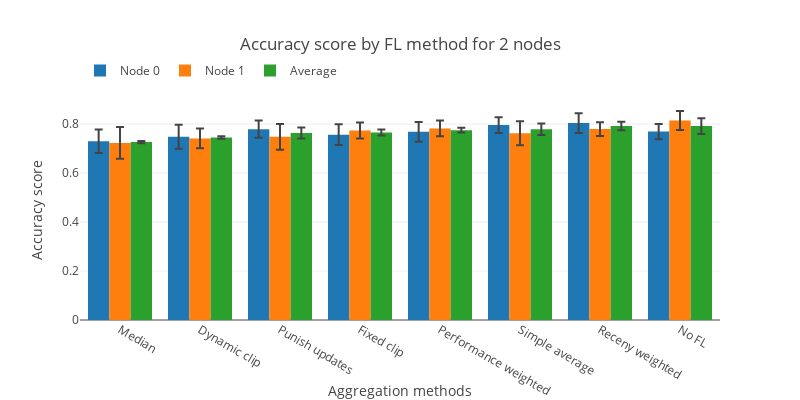

This figure's notebook cell:
### Code cell
fig=go.Figure()
for node in range(n_nodes):
    fig.add_trace(go.Bar(x=processed_aggregation_names, y=[val[node] for val in by_node_averages],error_y=dict(type="data",array=[val[node] for val in by_node_stds]),name=f"Node {node}"))
fig.add_trace(go.Bar(x=processed_aggregation_names, y=aggregation_averages,error_y=dict(type="data",array=aggregation_stds),name="Average"))
fig.update_layout(template="none", title=f"Accuracy score by {' '.join(plot_file_term.split('_'))} for {NODE_COUNT} nodes",
                  width=800,height=400,legend=dict( orientation="h",y=1.2))
fig.update_xaxes(title="Aggregation methods")
fig.update_yaxes(title="Accuracy score")
fig.write_image(f"./../figs/Average_score_by_{plot_file_term}_{NODE_COUNT}_nodes.svg")
fig.show()

### Figure 1 — Plotly figure (JSON) as saved in the notebook; plotly's stock layout.template omitted (floating-point values rounded to 4 significant figures)
{"data": [{"error_y": {"array": [0.04759, 0.0493, 0.03518, 0.04229, 0.03987, 0.03239, 0.04067, 0.03151], "type": "data"}, "name": "Node 0", "type": "bar", "x": ["Median", "Dynamic clip", "Punish updates", "Fixed clip", "Performance weighted", "Simple average", "Receny weighted", "No FL"], "y": [0.7298, 0.7484, 0.7791, 0.7566, 0.7681, 0.7957, 0.8038, 0.7691]}, {"error_y": {"array": [0.06516, 0.04055, 0.05226, 0.03248, 0.03222, 0.04895, 0.028, 0.03862], "type": "data"}, "name": "Node 1", "type": "bar", "x": ["Median", "Dynamic clip", "Punish updates", "Fixed clip", "Performance weighted", "Simple average", "Receny weighted", "No FL"], "y": [0.723, 0.7414, 0.7477, 0.774, 0.7822, 0.762, 0.7794, 0.8147]}, {"error_y": {"array": [0.004831, 0.004896, 0.02218, 0.0123, 0.00994, 0.02382, 0.01728, 0.0322], "type": "data"}, "name": "Average", "type": "bar", "x": ["Median", "Dynamic clip", "Punish updates", "Fixed clip", "Performance weighted", "Simple average", "Receny weighted", "No FL"], "y": [0.7264, 0.7449, 0.7634, 0.7653, 0.7752, 0.7788, 0.7916, 0.7919]}], "layout": {"height": 400, "legend": {"orientation": "h", "y": 1.2}, "title": {"text": "Accuracy score by FL method for 2 nodes"}, "width": 800, "xaxis": {"title": {"text": "Aggregation methods"}}, "yaxis": {"title": {"text": "Accuracy score"}}}}
